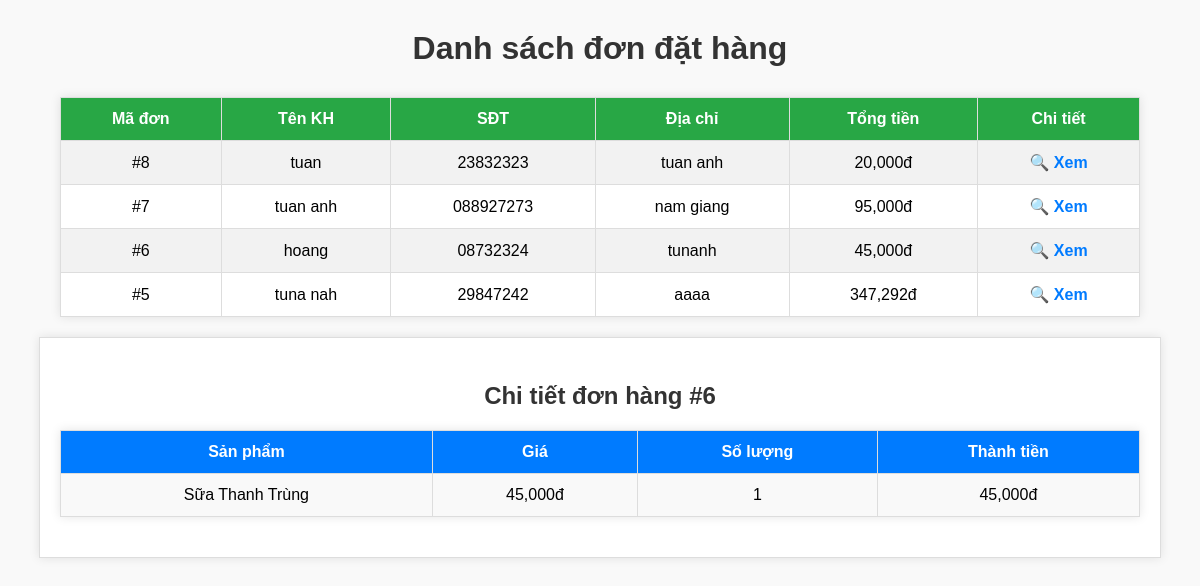
Screenshot of /admin/quanlydondat/quanlydondat.php?xemchitiet=6 with the database file from the repository.
### tables this page shows
CREATE TABLE `donhang` (
  `id` int(11) NOT NULL,
  `user_id` int(11) DEFAULT NULL,
  `ten_khachhang` varchar(100) DEFAULT NULL,
  `sdt` varchar(20) DEFAULT NULL,
  `diachi` text DEFAULT NULL,
  `tong_tien` float DEFAULT NULL,
  `ngay_dat` datetime DEFAULT current_timestamp()
);

CREATE TABLE `donhang_chitiet` (
  `id` int(11) NOT NULL,
  `id_donhang` int(11) DEFAULT NULL,
  `id_sanpham` int(11) DEFAULT NULL,
  `soluong` int(11) DEFAULT NULL,
  `ten_sanpham` varchar(255) DEFAULT NULL,
  `gia` float DEFAULT NULL
);

### admin/quanlydondat/quanlydondat.php (the view, shortened to what this page needs)
<?php
require_once("../../ketnoi.php");
$sql = "SELECT * FROM donhang ORDER BY id DESC";
$result = mysqli_query($conn, $sql);
?>
<!DOCTYPE html>
<html lang="vi">
<head>
</head>
<body>
    <h2>Danh sách đơn đặt hàng</h2>
    <table>
        <tr>
            <th>Mã đơn</th>
            <th>Tên KH</th>
            <th>SĐT</th>
            <th>Địa chỉ</th>
            <th>Tổng tiền</th>
            <th>Chi tiết</th>
        </tr>
        <?php while ($row = mysqli_fetch_assoc($result)) { ?>
        <tr>
            <td>#<?= $row['id'] ?></td>
            <td><?= $row['ten_khachhang'] ?></td>
            <td><?= $row['sdt'] ?></td>
            <td><?= $row['diachi'] ?></td>
            <td><?= number_format($row['tong_tien']) ?>đ</td>
            <td><a href="?xemchitiet=<?= $row['id'] ?>">🔍 Xem</a></td>
        </tr>
        <?php } ?>
    </table>
<?php
if (isset($_GET['xemchitiet'])) {
    $id_donhang = (int)$_GET['xemchitiet'];
    $sql_ct = "SELECT * FROM donhang_chitiet WHERE id_donhang = $id_donhang";
    $result_ct = mysqli_query($conn, $sql_ct);
    echo "<div class='detail'><h3>Chi tiết đơn hàng #$id_donhang</h3>";
    echo "<table>";
    echo "<tr><th>Sản phẩm</th><th>Giá</th><th>Số lượng</th><th>Thành tiền</th></tr>";
    while ($row_ct = mysqli_fetch_assoc($result_ct)) {
        $thanhtien = $row_ct['gia'] * $row_ct['soluong'];
        echo "<tr>";
        echo "<td>" . $row_ct['ten_sanpham'] . "</td>";
        echo "<td>" . number_format($row_ct['gia']) . "đ</td>";
        echo "<td>" . $row_ct['soluong'] . "</td>";
        echo "<td>" . number_format($thanhtien) . "đ</td>";
        echo "</tr>";
    }
    echo "</table></div>";
}
?>
</body>
</html>

### admin/quanlydondat/quanlydondat.php (style rules this page uses)
body { font-family: 'Arial', sans-serif; background-color: #f9f9f9; margin: 0; padding: 0; }
h2 { text-align: center; margin: 30px 0; font-size: 32px; color: #333; }
table { width: 90%; margin: 20px auto; border-collapse: collapse; background-color: #fff; box-shadow: 0 0 10px rgba(0, 0, 0, 0.1); }
th, td { padding: 12px; border: 1px solid #ddd; text-align: center; }
th { background-color: #28a745; color: white; font-weight: bold; }
tr:nth-child(even) { background-color: #f2f2f2; }
a { text-decoration: none; color: #007bff; font-weight: bold; }
.detail { margin-top: 30px; padding: 20px; background-color: #fff; border: 1px solid #ddd; box-shadow: 0 0 10px rgba(0, 0, 0, 0.1); max-width: 90%; margin: 20px auto; }
.detail h3 { text-align: center; font-size: 24px; color: #333; margin-bottom: 20px; }
.detail table { width: 100%; border-collapse: collapse; }
.detail th, .detail td { padding: 12px; border: 1px solid #ddd; text-align: center; }
.detail th { background-color: #007bff; color: white; }
.detail tr:nth-child(even) { background-color: #f9f9f9; }

### rows the page displays
donhang: id "8", ten_khachhang "tuan", sdt "23832323", diachi "tuan anh", tong_tien "20,000"
donhang: id "7", ten_khachhang "tuan anh", sdt "088927273", diachi "nam giang", tong_tien "95,000"
donhang: id "6", ten_khachhang "hoang", sdt "08732324", diachi "tunanh", tong_tien "45,000"
donhang: id "5", ten_khachhang "tuna nah", sdt "29847242", diachi "aaaa", tong_tien "347,292"
donhang_chitiet: ten_sanpham "Sữa Thanh Trùng", gia "45,000", soluong "1", thanhtien "45,000"

### other values shown
$id_donhang "6"
